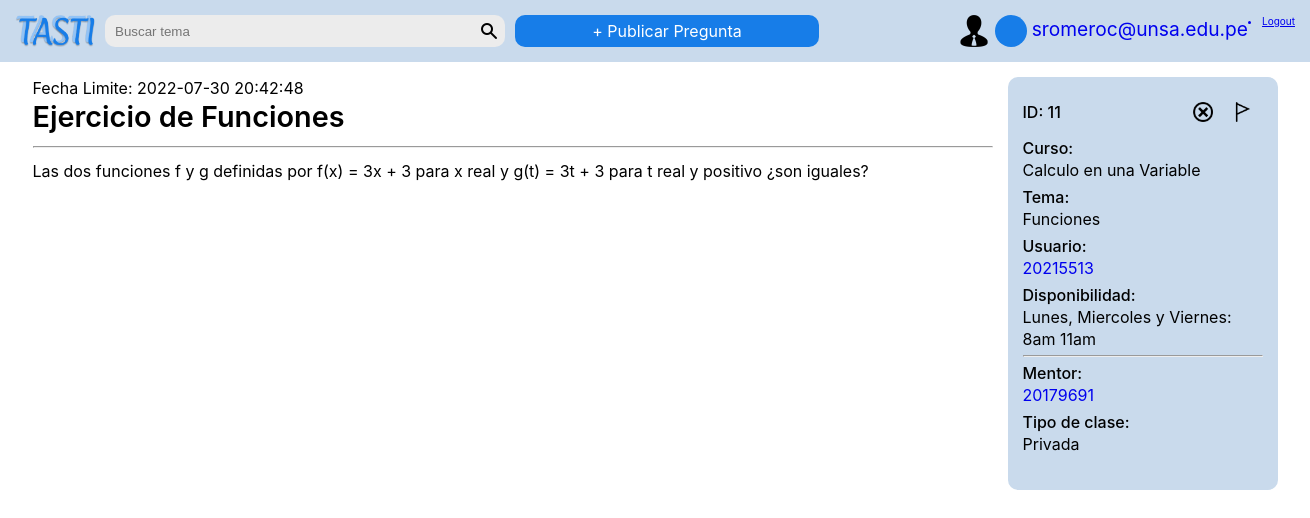
Screenshot of /controllers/pregunta.php?action=go_to_show_question&id_pregunta=11 (signed in) with the database file from the repository.
### tables this page shows
CREATE TABLE IF NOT EXISTS `pregunta` (
  `id` INT(11) NOT NULL AUTO_INCREMENT,
  `titulo` VARCHAR(255) NOT NULL,
  `descripcion` LONGTEXT NOT NULL,
  `curso` INT(8) NOT NULL,
  `tema` VARCHAR(45) NOT NULL,
  `fecha_publicacion` DATETIME NOT NULL,
  `cui_usuario` INT(8) NOT NULL,
  `disponibilidad` LONGTEXT NOT NULL,
  `estado` INT(1) NOT NULL,
  `fecha_limite` DATETIME NOT NULL,
  `cui_mentor` INT(8) NULL DEFAULT NULL,
  `fecha_meet` DATETIME NULL DEFAULT NULL,
  `link_meet` VARCHAR(45) NULL DEFAULT NULL,
  `reunion_privada` INT(1) NULL DEFAULT NULL,
  `max_participantes` INT(2) NULL DEFAULT NULL,
  `cupos_disponibles` INT(2) NULL DEFAULT NULL,
  PRIMARY KEY (`id`),
  UNIQUE INDEX `id_UNIQUE` (`id` ASC),
  INDEX `cui_pregunta_idx` (`cui_usuario` ASC),
  INDEX `cui_mentor_idx` (`cui_mentor` ASC),
  INDEX `id_curso_idx` (`curso` ASC),
  CONSTRAINT `cui_men`
    FOREIGN KEY (`cui_mentor`)
    REFERENCES `usuario` (`cui`)
    ON DELETE NO ACTION
    ON UPDATE NO ACTION,
  CONSTRAINT `cui_owner`
    FOREIGN KEY (`cui_usuario`)
    REFERENCES `usuario` (`cui`)
    ON DELETE NO ACTION
    ON UPDATE NO ACTION,
  CONSTRAINT `id_curso`
    FOREIGN KEY (`curso`)
    REFERENCES `curso` (`idcurso`)
    ON DELETE NO ACTION
    ON UPDATE NO ACTION);

CREATE TABLE IF NOT EXISTS `curso` (
  `idcurso` INT(8) NOT NULL,
  `nombre` VARCHAR(128) NOT NULL,
  `anio` INT(1) NOT NULL,
  `semestre` INT(1) NOT NULL,
  PRIMARY KEY (`idcurso`),
  UNIQUE INDEX `idcurso_UNIQUE` (`idcurso` ASC));

### config/conexion.php (called while the page is built, shortened)
<?php
class database {
    private $host = 'localhost';
    private $user = 'root';
    private $pass = '';
    private $dbname = 'tasti';
    private $dbh;
    private $stmt;
    public function __construct(){
        $dsn = 'mysql:host='.$this->host.';dbname='.$this->dbname;
        $options = array(
            PDO::ATTR_PERSISTENT => true,
            PDO::ATTR_ERRMODE => PDO::ERRMODE_EXCEPTION
        );
        try {
            $this->dbh = new PDO($dsn, $this->user, $this->pass, $options);
        }catch (PDOException $e) {
            $this->error = $e->getMessage();
            echo $this->error;
        }
    }
    public function query($sql){
        $this->stmt = $this->dbh->prepare($sql);
    }
    public function bind($param, $value, $type = null){
        if(is_null($type)){
            switch(true){
                default:
                    $type = PDO::PARAM_STR;
            }
        }
        $this->stmt->bindValue($param, $value, $type);
    }
    public function execute(){
        return $this->stmt->execute();
    }
    public function rowCount(){
        return $this->stmt->rowCount();
    }
    public function single(){
        $this->execute();
        return $this->stmt->fetch(PDO::FETCH_OBJ);
    }
}

### models/pregunta.php (called while the page is built, shortened)
<?php
require_once __DIR__.'/../config/conexion.php';
class Pregunta {
    private $db;
    public function __construct(){
        $this->db = new database;
    }
    public function findQuestionById_2($id) {
        $this->db->query("SELECT * , curso.nombre 'nombre_curso'  FROM pregunta INNER JOIN curso ON curso.idcurso=pregunta.curso WHERE id = :id");
        $this->db->bind(':id', $id);
        $row = $this->db->single();
        if($this->db->rowCount() > 0){
            return $row;
        }else{
            return false;
        }
    }
    public function is_rechazada($id) {
        $this->db->query("SELECT * FROM pregunta_no_rechazada WHERE pregunta_no_rechazada.id = :id");
        $this->db->bind(':id', $id);
        return !($this->db->rowCount() > 0);
    }
}

### views/pregunta.php (the view, shortened to what this page needs)
<!DOCTYPE html>
<html lang="es">
    <head>
    </head>
    <body>
        <header>
            <?php
            include __DIR__.'../components/nav_bar.php';
            ?>
        </header>
        <main class="main-usando-navbar">
            <section class="main__pregunta__contenido">
                <p class="fecha">Fecha Limite: <?php echo $data->fecha_limite;?></p>
                <h2><?php echo $data->titulo;?></h2>
                <br/><hr><br/>
                <p class="parrafo"><?php echo $data->descripcion;?></p>
            </section>
            <aside>
                <div class="main__pregunta__info">
                <div class="main__pregunta__info__actions">
                    <p>ID: <?php echo $data->id;?></p>
                    <div>
                        <?php if($data->cui_usuario==$_SESSION['usersCUI']):?>
                            <a href="../controllers/pregunta.php?action=go_to_edit_question&id=<?php echo $data->id;?>"><span class="main_pregunta-icon edit-icon"></span></a>
                            <a href="../controllers/pregunta.php?action=go_to_formulario_borrar_pregunta&id_pregunta=<?php echo $data->id;?>"><span class="main_pregunta-icon trash-icon"></span></a>
                        <?php else:?>
                            <?php if($_SESSION['admin']==1):?>
                                <form action="../controllers/adminController.php" method="POST">
                                    <button><span class="main_pregunta-icon x-mark-icon"></span></button>
                                </form>
                            <?php endif?>
                            <a href="../controllers/solicitudController.php?action=go_to_formulario_revision&id_pregunta=<?php echo $data->id;?>"><span class="main_pregunta-icon flag-icon"></span></a>
                        <?php endif?>
                    </div>
                </div>
                <div class="main__pregunta__info__content">
                    <div class="main__pregunta__info__content__dato">
                        <p>Curso:</p>
                        <p><?php echo $data->nombre_curso;?></p>
                    </div>
                    <div class="main__pregunta__info__content__dato">
                        <p>Tema:</p>
                        <p><?php echo $data->tema;?></p>
                    </div>
                    <div class="main__pregunta__info__content__dato">
                        <p>Usuario:</p>
                        <p><a href="../controllers/usuario.php?q=profile&cui=<?php echo $data->cui_usuario;?>"><?php echo $data->cui_usuario;?></a></p>
                    </div>
                    <div class="main__pregunta__info__content__dato">
                        <p>Disponibilidad:</p>
                        <p><?php echo $data->disponibilidad;?></p>
                    </div>
                    <?php if($data->estado==1):?>
                        <hr>
                        <div class="main__pregunta__info__content__dato">
                            <p>Mentor:</p>
                            <p><a href="../controllers/usuario.php?q=profile&cui=<?php echo $data->cui_mentor;?>"><?php echo $data->cui_mentor;?></a></p>
                        </div>
                        <div class="main__pregunta__info__content__dato">
                            <p>Tipo de clase:</p>
                        <?php if($data->reunion_privada==1):?>
                            <p>Privada</p>
                            </div>
                        <?php endif?>
                    <?php endif?>
                </div>
                </div>
            </aside>
        </main>
    </body>
</html>

### rows the page displays
pregunta: fecha_limite "2022-07-30 20:42:48", titulo "Ejercicio de Funciones", descripcion "Las dos funciones f y g definidas por f(x) = 3x + 3 para x real y g(t) = 3t + 3 para t real y positivo ¿son iguales?", id "11", curso.nombre "Calculo en una Variable", tema "Funciones", cui_usuario "20215513", disponibilidad "Lunes, Miercoles y Viernes: 8am 11am", cui_mentor "20179691"

### other values shown
$_SESSION['usersEmail'] "sromeroc@unsa.edu.pe"
